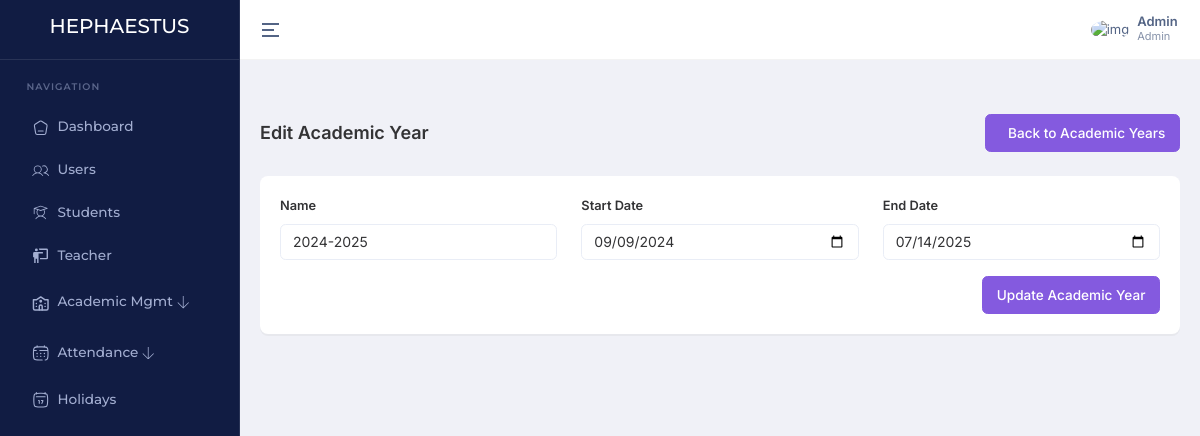
The app's page /academic-year/1/edit/ (signed in), older data.
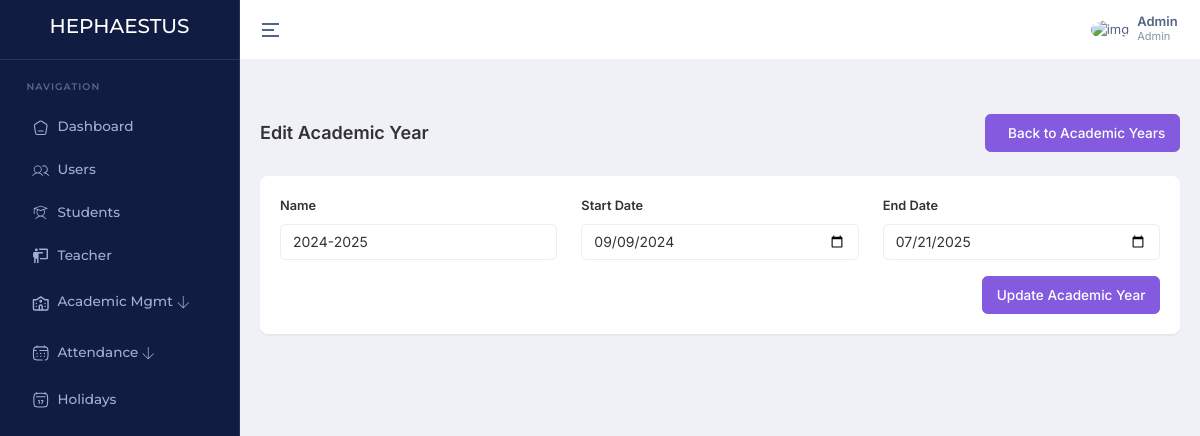
The same page, newer data.
### home/models.py (models this page shows, shortened)
class AcademicYear(models.Model):
    name = models.CharField(max_length=9, unique=True, null=True, blank=True)  # e.g., "2023-2024"
    start_date = models.DateField(null=True, blank=True)
    end_date = models.DateField(null=True, blank=True)
    created_at = models.DateTimeField(auto_now_add=True)
    updated_at = models.DateTimeField(auto_now=True)
    created_by = models.ForeignKey(settings.AUTH_USER_MODEL, on_delete=models.SET_NULL, null=True, related_name='academic_years_created')
    updated_by = models.ForeignKey(settings.AUTH_USER_MODEL, on_delete=models.SET_NULL, null=True, related_name='academic_years_updated')
    delete_status = models.BooleanField(default=False)

### home/views.py (the view)
# urls.py: path('academic-year/<int:id>/edit/', editAcademicYear, name='editAcademicYear'),
@login_required
def editAcademicYear(request, id):
    academic_year = get_object_or_404(AcademicYear, id=id, delete_status=False)
    if request.method == 'POST':
        form = AcademicYearForm(request.POST, instance=academic_year)
        if form.is_valid():
            academic_year = form.save(commit=False)
            academic_year.updated_by = request.user
            academic_year.save()
            messages.success(request, 'Academic Year updated successfully.')
            return redirect('home:viewAcademicYear', id=academic_year.id)
    else:
        form = AcademicYearForm(instance=academic_year)
    context = {
        'form': form,
        'academic_year': academic_year
    }
    return render(request, 'pages/academicYears/edit.html', context)

### home/forms.py
class AcademicYearForm(forms.ModelForm):
    class Meta:
        model = AcademicYear
        fields = ['name', 'start_date', 'end_date']
        widgets = {
            'name': forms.TextInput(attrs={'class': 'form-control', 'required': 'true'}),
            'start_date': forms.DateInput(attrs={'class': 'form-control', 'type': 'date', 'required': 'true'}),
            'end_date': forms.DateInput(attrs={'class': 'form-control', 'type': 'date', 'required': 'true'}),
        }

### templates/pages/academicYears/edit.html (shortened to what this page needs)
{% extends "layouts/app.html" %}
{% block content %}
<div class="container-fluid">
    <div class="d-md-flex d-block align-items-center justify-content-between my-4 page-header-breadcrumb">
        <h1 class="page-title fw-semibold fs-18 mb-0">Edit Academic Year</h1>
        <div class="ms-md-1 ms-0">
            <nav>
                <ol class="breadcrumb mb-0">
                    <a class="btn btn-primary" href="{% url 'home:getAcademicYears' %}">
                        Back to Academic Years
                    </a>
                </ol>
            </nav>
        </div>
    </div>
    <div class="row">
        <div class="col-xl-12">
            <div class="card custom-card">
                <div class="card-body">
                    <form method="post">
                        <div class="row">
                            <div class="col-md-4 mb-3">
                                <label for="{{ form.name.id_for_label }}" class="form-label">Name</label>
                                {{ form.name }}
                            </div>
                            <div class="col-md-4 mb-3">
                                <label for="{{ form.start_date.id_for_label }}" class="form-label">Start Date</label>
                                {{ form.start_date }}
                            </div>
                            <div class="col-md-4 mb-3">
                                <label for="{{ form.end_date.id_for_label }}" class="form-label">End Date</label>
                                {{ form.end_date }}
                            </div>
                        </div>
                        <div class="text-end">
                            <button type="submit" class="btn btn-primary">Update Academic Year</button>
                        </div>
                    </form>
                </div>
            </div>
        </div>
    </div>
</div>
{% endblock %}

Row changes from the older to the newer data that the page shows:
changed AcademicYear: end_date "07/14/2025" → "07/21/2025"
